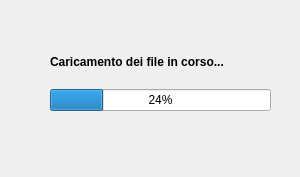
<?xml version="1.0" encoding="UTF-8"?>
<ui version="4.0">
 <class>Loading</class>
 <widget class="QMainWindow" name="Loading">
  <property name="geometry">
   <rect>
    <x>0</x>
    <y>0</y>
    <width>300</width>
    <height>177</height>
   </rect>
  </property>
  <property name="windowTitle">
   <string>MainWindow</string>
  </property>
  <property name="styleSheet">
   <string notr="true"/>
  </property>
  <widget class="QWidget" name="centralwidget">
   <widget class="QWidget" name="verticalLayoutWidget">
    <property name="geometry">
     <rect>
      <x>50</x>
      <y>40</y>
      <width>221</width>
      <height>71</height>
     </rect>
    </property>
    <layout class="QVBoxLayout" name="verticalLayout">
     <item>
      <widget class="QLabel" name="label">
       <property name="font">
        <font>
         <weight>75</weight>
         <bold>true</bold>
        </font>
       </property>
       <property name="text">
        <string>Caricamento dei file in corso...</string>
       </property>
      </widget>
     </item>
     <item>
      <widget class="QProgressBar" name="progressBar">
       <property name="value">
        <number>24</number>
       </property>
      </widget>
     </item>
    </layout>
   </widget>
  </widget>
  <widget class="QMenuBar" name="menubar">
   <property name="geometry">
    <rect>
     <x>0</x>
     <y>0</y>
     <width>300</width>
     <height>25</height>
    </rect>
   </property>
  </widget>
 </widget>
 <resources/>
 <connections/>
</ui>
